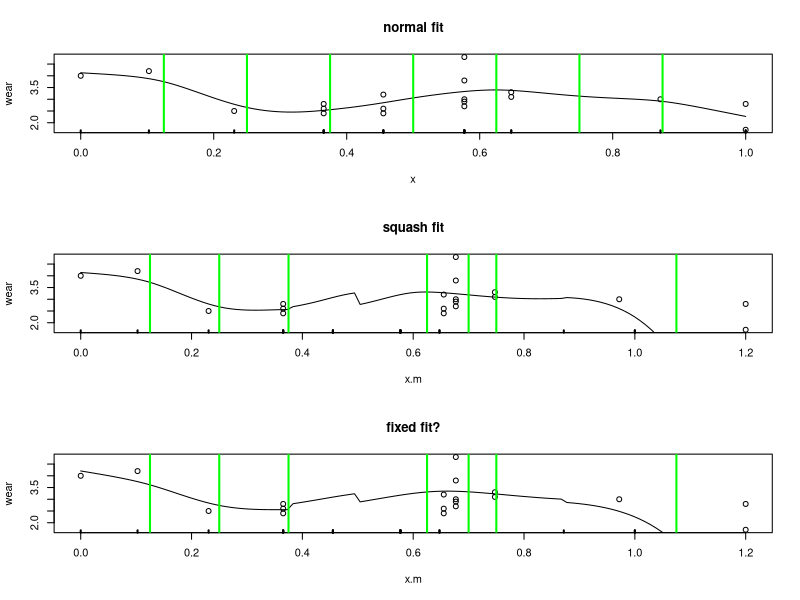

Write the R code that produced this figure.
# integration experiment.

# uses the functions from section 3.2.1 of the Red Book
# data
size<-c(1.42,1.58,1.78,1.99,1.99,1.99,2.13,2.13,2.13, 
2.32,2.32,2.32,2.32,2.32,2.43,2.43,2.78,2.98,2.98) 
wear<-c(4.0,4.2,2.5,2.6,2.8,2.4,3.2,2.4,2.6,4.8,2.9, 
3.8,3.0,2.7,3.1,3.3,3.0,2.8,1.7) 
x<-size-min(size);x<-x/max(x) 

#R(x,z)forcubicsplineon[0,1]
rk<-function(x,z){
   ((z-0.5)^2-1/12)*((x-0.5)^2-1/12)/4- 
      ((abs(x-z)-0.5)^4-(abs(x-z)-0.5)^2/2+7/240)/24 
} 

spl.X<-function(x,xk){
   #set up model matrix for cubic penalized regression spline
   q<-length(xk)+2 #numberofparameters 
   n<-length(x) #numberofdata 
   X<-matrix(1,n,q)#initializedmodelmatrix 
   X[,2]<-x #setsecondcolumntox 
   X[,3:q]<-outer(x,xk,FUN=rk)#andremainingtoR(x,xk) 
   X 
} 

spl.S<-function(xk){ 
   # set up the penalized regression spline penalty matrix, 
   # given knot sequence xk 
   q<-length(xk)+2;S<-matrix(0,q,q) # initialize matrix to 0 
   S[3:q,3:q]<-outer(xk,xk,FUN=rk) # fill in non-zero part 
   S 
} 

# A simple matrix square root 
mat.sqrt<-function(S){
   d<-eigen(S,symmetric=TRUE) 
   rS<-d$vectors%*%diag(d$values^0.5)%*%t(d$vectors) 
} 

# functiont of it penalized regression spline to x,y data, 
# with knots xk,given smoothing parameter, lambda. 
prs.fit<-function(y,x,xk,lambda) {
   q<-length(xk)+2 #dimension of basis 
   n<-length(x) #number of data 
   # create augmented model matrix.... 
   Xa<-rbind(spl.X(x,xk),mat.sqrt(spl.S(xk))*sqrt(lambda)) 
   y[(n+1):(n+q)]<-0 #augment the data vector 
   lm(y~Xa-1)#fit and return penalized regression spline 
} 

xp<-seq(0,1,len=120) # xvaluesforprediction 
xk<-1:7/8 #choosesomeknots 
#xk<-c(unique(x),1.3)
mod.2<-prs.fit(wear,x,xk,0.0001)# fitpen.reg.spline 
Xp<-spl.X(xp,xk)#matrixtomapparamstofittedvaluesatxp 

par(mfrow=c(3,1))
#plot data & spl.fit 
plot(x,wear, main="normal fit")
lines(xp,Xp%*%coef(mod.2))
abline(v=xk,col="green",lwd=2)
rug(x,lwd=2)



#########################################################################


# now crazy things happen
# move around the values of x and xk
xk<-1:7/8 #choose some knots 
xp<-seq(0,1.2,len=120) # xvaluesforprediction 
x.m<-x

xk.m<-xk
x.m[x.m>xk.m[3]]<-x.m[x.m>xk.m[3]]+0.2
xp.m<-xp
xp.m[xp.m>xk.m[3]]<-xp.m[xp.m>xk.m[3]]+0.2
xk.m[xk.m>xk.m[3]]<-xk.m[xk.m>xk.m[3]]+0.2
x.m[x.m>xk.m[4] & x.m<xk.m[7]]<-x.m[x.m>xk.m[4] & x.m<xk.m[7]]-0.1
xp.m[xp.m>xk.m[4] & xp.m<xk.m[7]]<-xp.m[xp.m>xk.m[4] & xp.m<xk.m[7]]-0.1
xk.m[xk.m>xk.m[4] & xk.m<xk.m[7]]<-xk.m[xk.m>xk.m[4] & xk.m<xk.m[7]]-0.2


mod.2<-prs.fit(wear,x.m,xk.m,0.0001)# fitpen.reg.spline 
Xp.move<-spl.X(xp.m,xk.m)#matrix to map params to fittedv alues at xp 


#plot data & spl.fit 
plot(x.m,wear, main="squash fit")
lines(xp,Xp.move%*%coef(mod.2))
abline(v=xk.m,col="green",lwd=2)
rug(x,lwd=2)

S<-spl.S(xk.m)


#### fixing...

# 2nd differential of R
Rd<-function(x,z){1/12*(6*(z^2-z-abs(z-x)+(z-x)^2)+2)}
# product
Rdd<-function(x,xk1,xk2){Rd(x,xk1)*Rd(x,xk2)}
#integrate(Rdd,lower=0,upper=1,xk1=xk[1],xk2=xk[2])
#rk(xk[1],xk[2])

# function to integrate d^2/dx^2 R(x*_i,x*_j)
intR<-function(xk1,xk2,xk,xk.m,max.x){

   intrange<-c(0,xk.m,max.x)

   # find the weights
   #w<-1/abs(diff(intrange)/diff(c(0,1:7/8,1)))
   w<-rep(1,length(intrange))

   #cat("w=",w,"\n")

   # return vector
   ret<-rep(0,length(intrange))

   for(i in 1:(length(intrange)-1)){
      ret[i]<-integrate(Rdd,lower=intrange[i],upper=intrange[i+1],
                        xk1=xk1,xk2=xk2)$value
      ret[i]<-ret[i]*w[i]
   }
   sum(ret)
}


spl.S<-function(xk,xk.m,max.x){ 
   # set up the penalized regression spline penalty matrix, 
   # given knot sequence xk 
   q<-length(xk)+2
   S<-matrix(0,q,q) # initialize matrix to 0 

   T<-matrix(0,q-2,q-2)

   for(i in 1:(q-2)){
      for(j in 1:(q-2)){
         # compute integral of d^2/dx^2 R(x*_i,x*_j)
         T[i,j]<-intR(xk.m[i],xk.m[j],xk,xk.m,max.x)
      }
   }
  
   # by symmetry 
   #T<-T+t(T)-diag(T)

   S[3:q,3:q]<-T # fill in non-zero part 
   S
} 


prs.fit<-function(y,x,xk.m,xk,lambda) {
   q<-length(xk)+2 #dimension of basis 
   n<-length(x) #number of data 
   # create augmented model matrix.... 
   Xa<-rbind(spl.X(x,xk),mat.sqrt(spl.S(xk,xk.m,max(x)))*sqrt(lambda)) 
   y[(n+1):(n+q)]<-0 #augment the data vector 
   lm(y~Xa-1)#fit and return penalized regression spline 
} 

#library(debug)
#mtrace(intR)
#mtrace(spl.S)
mod.2<-prs.fit(wear,x.m,xk,xk.m,0.0001)# fitpen.reg.spline 
Xp.move<-spl.X(xp.m,xk.m)#matrix to map params to fittedv alues at xp 

modS<-spl.S(xk,xk.m,max(x))

#plot data & spl.fit 
plot(x.m,wear, main="fixed fit?")
lines(xp,Xp.move%*%coef(mod.2))
abline(v=xk.m,col="green",lwd=2)
rug(x,lwd=2)
